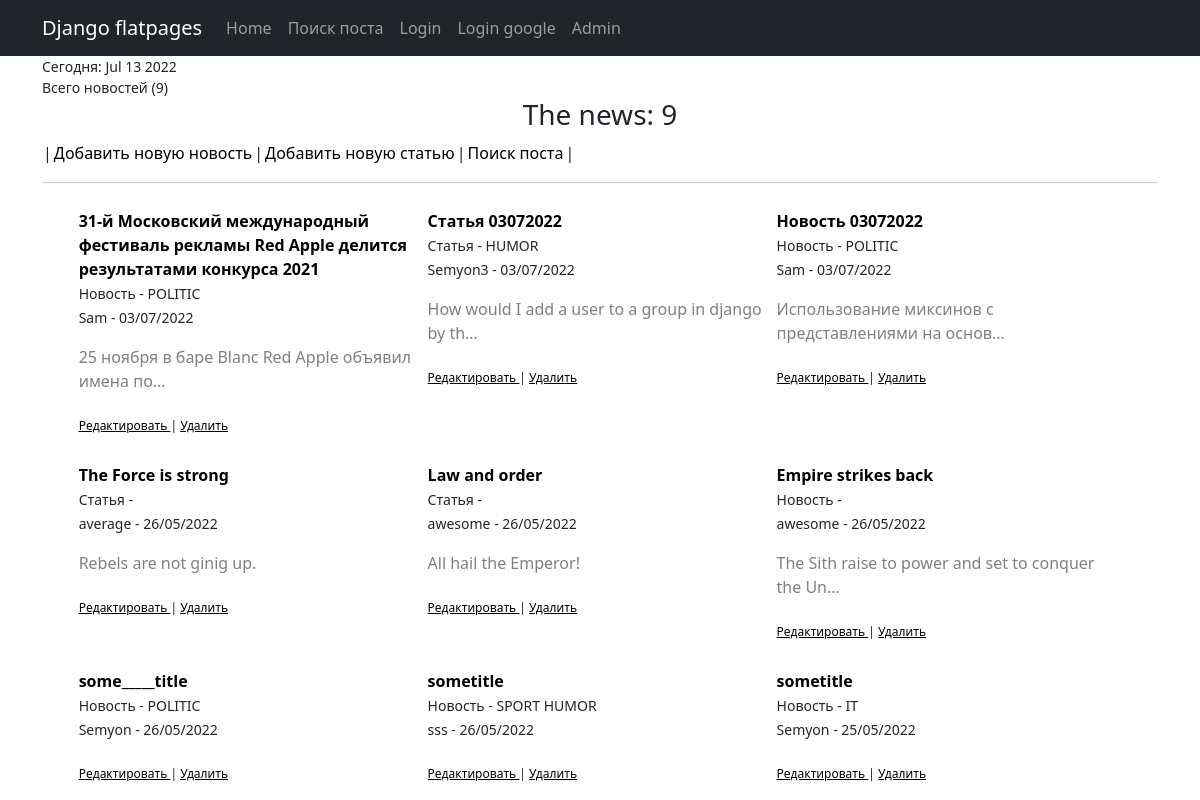
Page /news/ on the committed database.
### news/models.py (models this page shows, shortened)
class Post(models.Model):
    author = models.ForeignKey(Author, on_delete=models.CASCADE)
    NEWS = 'NW'
    ARTICLE = 'AR'
    CAT_CHOICES = (
        (NEWS, 'Новость'),
        (ARTICLE, 'Статья'),
    )
    type = models.CharField(max_length=2, choices=CAT_CHOICES, default=ARTICLE)
    date = models.DateTimeField(auto_now_add=True)
    category = models.ManyToManyField(Category, through='PostCategory')
    text = models.TextField(default='')
    title = models.CharField(max_length=255)
    rating = models.SmallIntegerField(default=0)

class Category(models.Model):
    name = models.CharField(max_length=255, unique=True)
    subscribers = models.ManyToManyField(User, through='CatSub', blank=True)
    def __str__(self):
        return f'{self.name}'

class Author(models.Model):
    username = models.OneToOneField(User, on_delete=models.CASCADE)
    rating = models.SmallIntegerField(default=0)

### news/views.py (the view)
# urls.py: path('', NewsList.as_view(), name='news_list'),  # т. к. сам по себе это класс, то нам надо представить этот класс в виде view. Для этого вызываем метод as_view
class NewsList(ListView):
    model = Post  # указываем модель, объекты которой мы будем выводить
    template_name = 'news.html'  # шаблон, в котором будет лежать HTML, в котором будут все инструкции о том, как именно пользователю должны вывестись наши объекты
    context_object_name = 'news' # список объектов данной модели из БД, для дальнейшей работы с ним в html-шаблоне
    ordering = ['-date']
    paginate_by = 9  # постраничный вывод
    form_class = PostForm  # добавляем форм класс, чтобы получать доступ к форме через метод POST
    def get_context_data(self, **kwargs):
        context = super().get_context_data(**kwargs)
        context['filter'] = PostFilter(self.request.GET,
                                       queryset=super().get_queryset())  # вписываем наш фильтр в контекст
        return context

### news/templatetags/custom_filters.py (called while the page is built)
@register.filter(name='censor') # регистрируем наш фильтр под именем Censor, чтоб django понимал, что это именно фильтр, а не простая функция
def Censor(value): # первый аргумент здесь это то значение, к которому надо применить фильтр, второй аргумент — это аргумент фильтра, т. е. примерно следующее будет в шаблоне value|Censor
    STRONG_WORDS = ["php", "редиска"]
    if not isinstance(value, str):
        raise ValueError('Нельзя цензурировать не строку')
    for word in STRONG_WORDS:
        value = value.replace(word[1:], '*' * (len(word)-1))
    return value

### news/templatetags/custom_tags.py (called while the page is built)
@register.simple_tag()
def current_time(format_string='%b %d %Y'):
    return datetime.utcnow().strftime(format_string)

### templates/news.html (shortened to what this page needs)
{% extends 'flatpages/default.html' %}
{% load custom_tags %}
{% load custom_filters %}
{% block content %}
<small class="str"> Сегодня: {% current_time '%b %d %Y' %}</small>
<small class="str"> Всего новостей ({{filter.qs|length}})</small>
<h3> The news: <span> {{ news|length }} </span> </h3>
<table>
    <td>|</td>
    <td><a href="{% url 'new_create' %}"> Добавить новую новость </a><br></td>
    <td>|</td>
    <td><a href="{% url 'article_create' %}"> Добавить новую статью </a><br></td>
    <td>|</td>
    <td><a href="{% url 'search' %}"> Поиск поста </a><br></td>
    <td>|</td>
</table>
<hr>
{% if news %}
    {% for new in news %}
        <div class="news">
            <strong class="str">
                <a href="{% url 'new' new.id %}"> {{ new.title|censor }} </a>
            </strong>
            <div class="str">
                <small>
                    {{ new.get_type_display }} -
                    {% for category in new.category.all %}
                            {{ category }}
                    {% endfor %}
                </small>
            </div>
            <div class="str">
                <small>
                    {{ new.author.username }} - {{ new.date|date:'d/m/Y' }}
                </small>
            </div>
            <p>
            <div class="grey">
                {{ new.text|truncatechars:50 }}
            </div>
            <p>
            <div class="str">
            <sub>
                {% if new.type == 'NEWS' %}
                    <a href="{% url 'new_update' new.id %}"><u> Редактировать </u></a>
                    |
                    <a href="{% url 'new_delete' new.id %}"><u> Удалить </u></a>
                {% else %}
                    <a href="{% url 'article_update' new.id %}"><u> Редактировать </u></a>
                    |
                    <a href="{% url 'article_delete' new.id %}"><u> Удалить </u></a>
                {% endif %}
            </sub>
            </div>
        </div>
    {% endfor %}
{% else %}
    <h2>НОВОСТЕЙ НЕТ!</h2>
{% endif %}
{% endblock content %}

### templates/news.html (style rules this page uses)
.news { display: inline-block; margin: 0 10px 10px 0; padding: 10px 0; width: 30%; vertical-align: top; }
.str { display: block; text-align: left; }
.grey { color: grey; text-align: left; }
A { text-decoration: none; color: black; }

### rows in the picture
Post: title|censor "31-й Московский международный фестиваль рекламы Red Apple делится результатами конкурса 2021", type "Новость", author.username "Sam", date "03/07/2022", text "25 ноября в баре Blanc Red Apple объявил имена по…", shows "Редактировать"
Category: name "POLITIC"
Post: title|censor "Статья 03072022", type "Статья", author.username "Semyon3", date "03/07/2022", text "How would I add a user to a group in django by th…", shows "Редактировать"
Category: name "HUMOR"
Post: title|censor "Новость 03072022", type "Новость", author.username "Sam", date "03/07/2022", text "Использование миксинов с представлениями на основ…", shows "Редактировать"
Post: title|censor "The Force is strong", type "Статья", author.username "average", date "26/05/2022", text "Rebels are not ginig up.", shows "Редактировать"
Post: title|censor "Law and order", type "Статья", author.username "awesome", date "26/05/2022", text "All hail the Emperor!", shows "Редактировать"
Post: title|censor "Empire strikes back", type "Новость", author.username "awesome", date "26/05/2022", text "The Sith raise to power and set to conquer the Un…", shows "Редактировать"
Post: title|censor "some_____title", type "Новость", author.username "Semyon", date "26/05/2022", shows "Редактировать"
Post: title|censor "sometitle", type "Новость", author.username "sss", date "26/05/2022", shows "Редактировать"
Category: name "SPORT"
Post: title|censor "sometitle", type "Новость", author.username "Semyon", date "25/05/2022", shows "Редактировать"
Category: name "IT"

### other values in the picture
{{ filter.qs|length }} "9"
{{ news|length }} "9"
